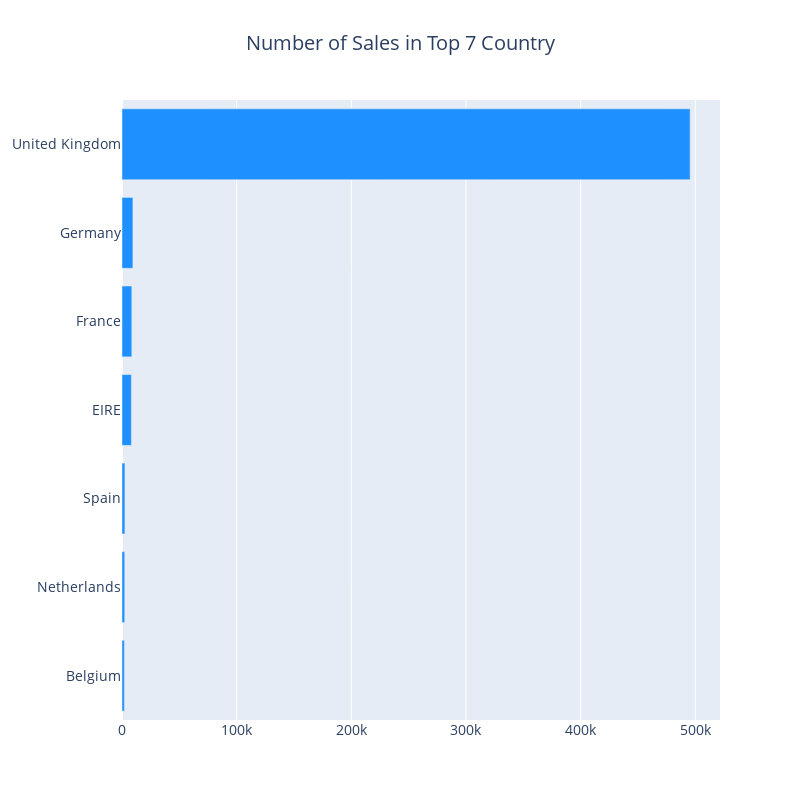

Write notebook code for a chart like this one.
### Code cell
def horizontal_bar_chart(srs, color):
    trace = go.Bar(
        x=srs.values[::-1],
        y=srs.index[::-1],
        showlegend=False,
        orientation = 'h',
        marker=dict(
            color=color,
        ),
    )
    return trace

cnt_srs = Data['Country'].value_counts().head(7)
layout = go.Layout(
    title=go.layout.Title(
        text="Number of Sales in Top 7 Country",
        x=0.5
    ),
    font=dict(size=14),
    width=800,
    height=800,
)

data = [horizontal_bar_chart(cnt_srs, "#1E90FF")]
fig = go.Figure(data=data, layout=layout)
py.iplot(fig, filename="Retail")

### Figure 1 — Plotly figure (JSON) as saved in the notebook; plotly's stock layout.template omitted (floating-point values rounded to 4 significant figures)
{"data": [{"marker": {"color": "#1E90FF"}, "orientation": "h", "showlegend": false, "type": "bar", "x": [2069, 2371, 2533, 8196, 8557, 9495, 495478], "y": ["Belgium", "Netherlands", "Spain", "EIRE", "France", "Germany", "United Kingdom"]}], "layout": {"font": {"size": 14}, "height": 800, "title": {"text": "Number of Sales in Top 7 Country", "x": 0.5}, "width": 800}}
